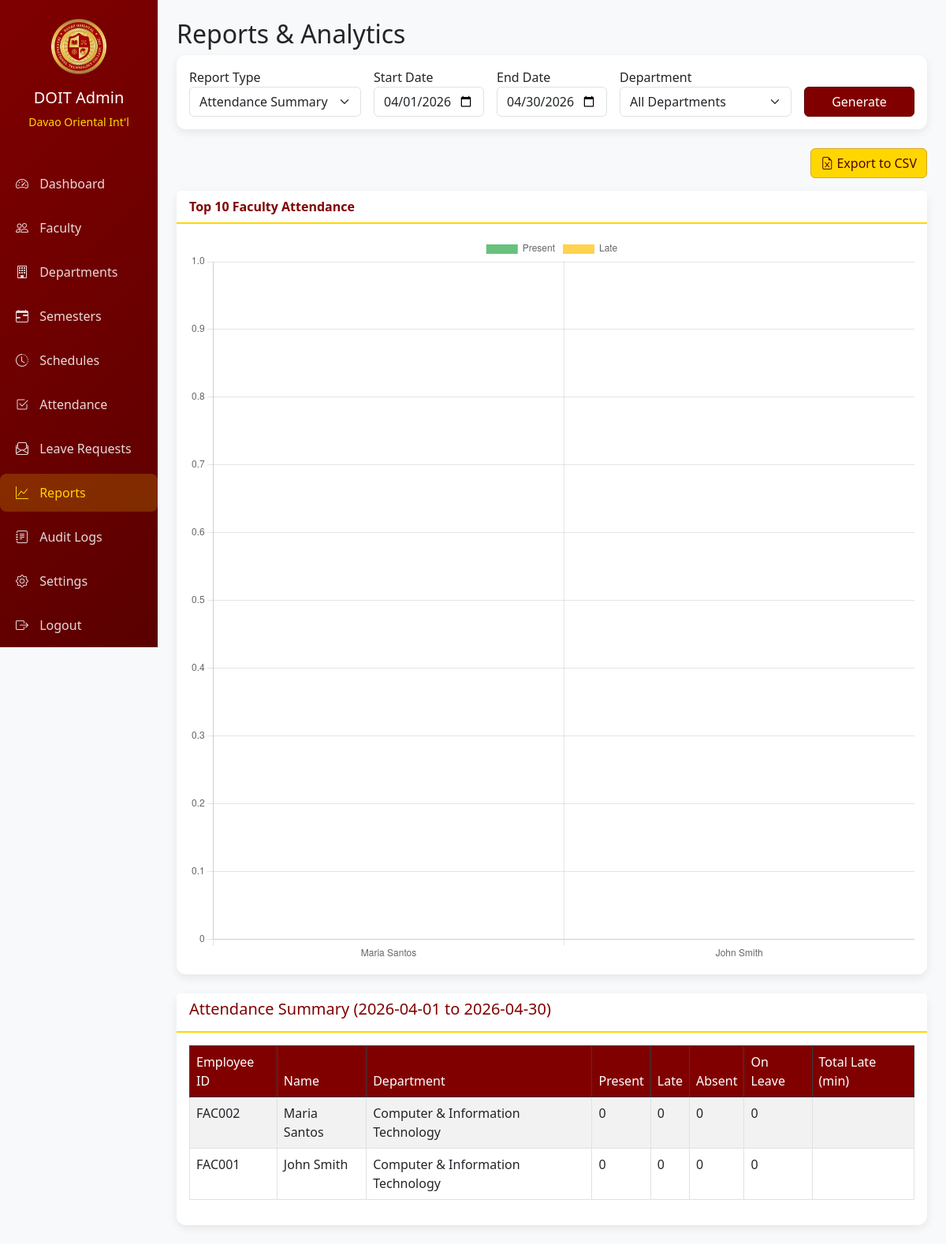
Screenshot of /admin/reports.php (signed in) with the database file from the repository.
### tables this page shows
CREATE TABLE `settings` (
  `id` int(11) NOT NULL,
  `setting_key` varchar(100) NOT NULL,
  `setting_value` text DEFAULT NULL,
  `updated_at` timestamp NOT NULL DEFAULT current_timestamp() ON UPDATE current_timestamp()
);

CREATE TABLE `users` (
  `id` int(11) NOT NULL,
  `employee_id` varchar(50) DEFAULT NULL,
  `first_name` varchar(100) NOT NULL,
  `last_name` varchar(100) NOT NULL,
  `email` varchar(100) NOT NULL,
  `password_hash` varchar(255) NOT NULL,
  `role` enum('admin','faculty') DEFAULT 'faculty',
  `department_id` int(11) DEFAULT NULL,
  `position` varchar(100) DEFAULT NULL,
  `hire_date` date DEFAULT NULL,
  `contact_number` varchar(20) DEFAULT NULL,
  `profile_photo` varchar(255) DEFAULT NULL,
  `status` enum('active','inactive') DEFAULT 'active',
  `leave_balance` decimal(5,2) DEFAULT 15.00,
  `last_login` timestamp NULL DEFAULT NULL,
  `created_at` timestamp NOT NULL DEFAULT current_timestamp()
);

CREATE TABLE `departments` (
  `id` int(11) NOT NULL,
  `code` varchar(20) NOT NULL,
  `name` varchar(100) NOT NULL,
  `created_at` timestamp NOT NULL DEFAULT current_timestamp()
);

### includes/functions.php (called while the page is built, shortened)
<?php
function getSetting($pdo, $key) {
    $stmt = $pdo->prepare("SELECT setting_value FROM settings WHERE setting_key = ?");
    $stmt->execute([$key]);
    return $stmt->fetchColumn();
}
?>

### admin/reports.php (the view, shortened to what this page needs)
<?php
require_once '../config/database.php';
require_once '../includes/functions.php';
$report_type = $_GET['type'] ?? 'attendance_summary';
$start_date = $_GET['start_date'] ?? date('Y-m-01');
$end_date = $_GET['end_date'] ?? date('Y-m-t');
$report_data = [];
$report_title = '';
if ($report_type === 'attendance_summary') {
    $report_title = "Attendance Summary ($start_date to $end_date)";
    $sql = "SELECT u.id, u.employee_id, u.first_name, u.last_name, d.name as department,
                   COUNT(CASE WHEN a.status = 'present' THEN 1 END) as present,
                   COUNT(CASE WHEN a.status = 'late' THEN 1 END) as late,
                   COUNT(CASE WHEN a.status = 'absent' THEN 1 END) as absent,
                   COUNT(CASE WHEN a.status = 'on_leave' THEN 1 END) as on_leave,
                   SUM(a.late_minutes) as total_late_mins
            FROM users u
            LEFT JOIN departments d ON u.department_id = d.id
            LEFT JOIN attendance a ON u.id = a.faculty_id AND a.date BETWEEN ? AND ?
            WHERE u.role = 'faculty'";
    $params = [$start_date, $end_date];
    $sql .= " GROUP BY u.id ORDER BY u.last_name";
    $stmt = $pdo->prepare($sql);
    $stmt->execute($params);
    $report_data = $stmt->fetchAll();
}
$chart_labels = [];
$chart_present = [];
$chart_late = [];
if ($report_type === 'attendance_summary' && !empty($report_data)) {
    foreach (array_slice($report_data, 0, 10) as $row) {
        $chart_labels[] = $row['first_name'] . ' ' . $row['last_name'];
        $chart_present[] = $row['present'];
        $chart_late[] = $row['late'];
    }
}
?>
<!DOCTYPE html>
<html lang="en">
<head>
    <link href="https://cdn.jsdelivr.net/npm/bootstrap@5.3.0/dist/css/bootstrap.min.css" rel="stylesheet">
    <link href="https://cdn.jsdelivr.net/npm/bootstrap-icons@1.10.0/font/bootstrap-icons.css" rel="stylesheet">
    <link rel="stylesheet" href="../assets/css/theme.css">
</head>
<body>
<div class="container-fluid">
    <div class="row">
        <div class="col-md-2 p-0"><?php include '../includes/admin-sidebar.php'; ?></div>
        <div class="col-md-10 p-4">
            <h2>Reports & Analytics</h2>
            <div class="card mb-4">
                <div class="card-body">
                    <form method="GET" class="row g-3">
                        <div class="col-md-3">
                            <label>Report Type</label>
                            <select name="type" class="form-select">
                                <option value="attendance_summary" <?= $report_type == 'attendance_summary' ? 'selected' : '' ?>>Attendance Summary</option>
                            </select>
                        </div>
                        <div class="col-md-2">
                            <label>Start Date</label>
                            <input type="date" name="start_date" class="form-control" value="<?= $start_date ?>">
                        </div>
                        <div class="col-md-2">
                            <label>End Date</label>
                            <input type="date" name="end_date" class="form-control" value="<?= $end_date ?>">
                        </div>
                        <div class="col-md-3">
                            <label>Department</label>
                            <select name="department" class="form-select">
                                <option value="">All Departments</option>
                            </select>
                        </div>
                        <div class="col-md-2 d-flex align-items-end">
                            <button type="submit" class="btn btn-primary w-100">Generate</button>
                        </div>
                    </form>
                </div>
            </div>
            <?php if (!empty($report_data)): ?>
            <div class="mb-3 text-end">
                <a href="?<?= $_SERVER['QUERY_STRING'] ?>&export=csv" class="btn btn-success"><i class="bi bi-file-earmark-excel"></i> Export to CSV</a>
            </div>
            <?php endif; ?>
            <?php if ($report_type == 'attendance_summary' && !empty($chart_labels)): ?>
            <div class="card mb-4">
                <div class="card-header">Top 10 Faculty Attendance</div>
                <div class="card-body">
                    <canvas id="attendanceChart" height="300"></canvas>
                </div>
            </div>
            <?php endif; ?>
            <div class="card">
                <div class="card-header">
                    <h5><?= $report_title ?></h5>
                </div>
                <div class="card-body">
                    <div class="table-responsive">
                        <table class="table table-bordered table-striped">
                            <thead class="table-dark">
                                <tr>
                                    <?php if ($report_type == 'attendance_summary'): ?>
                                        <th>Employee ID</th><th>Name</th><th>Department</th><th>Present</th><th>Late</th><th>Absent</th><th>On Leave</th><th>Total Late (min)</th>
                                    <?php elseif ($report_type == 'leave_usage'): ?>
                                        <th>Employee ID</th><th>Name</th><th>Department</th><th>Leave Type</th><th>Start Date</th><th>End Date</th><th>Days</th><th>Status</th><th>Requested On</th>
                                    <?php endif; ?>
                                </tr>
                            </thead>
                            <tbody>
                                <?php if (empty($report_data)): ?>
                                    <tr><td colspan="10" class="text-center">No data found for the selected criteria.</td></tr>
                                <?php else: ?>
                                    <?php foreach ($report_data as $row): ?>
                                        <tr>
                                            <?php if ($report_type == 'attendance_summary'): ?>
                                                <td><?= htmlspecialchars($row['employee_id']) ?></td>
                                                <td><?= htmlspecialchars($row['first_name'] . ' ' . $row['last_name']) ?></td>
                                                <td><?= htmlspecialchars($row['department'] ?? 'N/A') ?></td>
                                                <td><?= $row['present'] ?></td>
                                                <td><?= $row['late'] ?></td>
                                                <td><?= $row['absent'] ?></td>
                                                <td><?= $row['on_leave'] ?></td>
                                                <td><?= $row['total_late_mins'] ?></td>
                                            <?php endif; ?>
                                        </tr>
                                    <?php endforeach; ?>
                                <?php endif; ?>
                            </tbody>
                        </table>
                    </div>
                </div>
            </div>
        </div>
    </div>
</div>
<?php if ($report_type == 'attendance_summary' && !empty($chart_labels)): ?>
<script>
    const ctx = document.getElementById('attendanceChart').getContext('2d');
    new Chart(ctx, {
        type: 'bar',
        data: {
            labels: <?= json_encode($chart_labels) ?>,
            datasets: [
                { label: 'Present', data: <?= json_encode($chart_present) ?>, backgroundColor: 'rgba(40,167,69,0.7)' },
                { label: 'Late', data: <?= json_encode($chart_late) ?>, backgroundColor: 'rgba(255,193,7,0.7)' }
            ]
        },
        options: { responsive: true, maintainAspectRatio: true }
    });
</script>
<?php endif; ?>
</body>
</html>

### includes/admin-sidebar.php (shortened to what this page needs)
<?php
$logo_path = getSetting($pdo, 'logo_path');
?>
<div class="sidebar">
    <div class="text-center py-4">
        <?php if ($logo_path && file_exists(PROFILE_PHOTO_PATH . $logo_path)): ?>
            <img src="../assets/uploads/profile_photos/<?= htmlspecialchars($logo_path) ?>" alt="DOIT Logo" style="max-height: 70px; margin-bottom: 10px;">
        <?php else: ?>
            <i class="bi bi-calendar-check fs-1 text-white"></i>
        <?php endif; ?>
        <h5 class="text-white mt-2">DOIT Admin</h5>
        <p class="text-gold small">Davao Oriental Int'l</p>
    </div>
    <nav class="nav flex-column">
        <a class="nav-link <?= basename($_SERVER['PHP_SELF']) == 'dashboard.php' ? 'active' : '' ?>" href="dashboard.php">
            <i class="bi bi-speedometer2"></i> Dashboard
        </a>
        <a class="nav-link <?= basename($_SERVER['PHP_SELF']) == 'faculty.php' ? 'active' : '' ?>" href="faculty.php">
            <i class="bi bi-people"></i> Faculty
        </a>
        <a class="nav-link <?= basename($_SERVER['PHP_SELF']) == 'departments.php' ? 'active' : '' ?>" href="departments.php">
            <i class="bi bi-building"></i> Departments
        </a>
        <a class="nav-link <?= basename($_SERVER['PHP_SELF']) == 'semesters.php' ? 'active' : '' ?>" href="semesters.php">
            <i class="bi bi-calendar-range"></i> Semesters
        </a>
        <a class="nav-link <?= basename($_SERVER['PHP_SELF']) == 'schedules.php' ? 'active' : '' ?>" href="schedules.php">
            <i class="bi bi-clock-history"></i> Schedules
        </a>
        <a class="nav-link <?= basename($_SERVER['PHP_SELF']) == 'attendance.php' ? 'active' : '' ?>" href="attendance.php">
            <i class="bi bi-check2-square"></i> Attendance
        </a>
        <a class="nav-link <?= basename($_SERVER['PHP_SELF']) == 'leaves.php' ? 'active' : '' ?>" href="leaves.php">
            <i class="bi bi-envelope-paper"></i> Leave Requests
        </a>
        <a class="nav-link <?= basename($_SERVER['PHP_SELF']) == 'reports.php' ? 'active' : '' ?>" href="reports.php">
            <i class="bi bi-graph-up"></i> Reports
        </a>
        <a class="nav-link <?= basename($_SERVER['PHP_SELF']) == 'audit-logs.php' ? 'active' : '' ?>" href="audit-logs.php">
            <i class="bi bi-journal-text"></i> Audit Logs
        </a>
        <a class="nav-link <?= basename($_SERVER['PHP_SELF']) == 'settings.php' ? 'active' : '' ?>" href="settings.php">
            <i class="bi bi-gear"></i> Settings
        </a>
        <a class="nav-link" href="../logout.php">
            <i class="bi bi-box-arrow-right"></i> Logout
        </a>
    </nav>
</div>

### assets/css/theme.css (style rules this page uses)
:root { --maroon: #800000; --maroon-dark: #5a0000; --maroon-light: #9a1f1f; --gold: #FFD700; --gold-dark: #DAA520; --gold-light: #FFE44D; --white: #ffffff; --gray-bg: #f8f9fa; }
body { background-color: var(--gray-bg); font-family: 'Segoe UI', Roboto, 'Helvetica Neue', sans-serif; }
.sidebar { min-height: 100vh; background: linear-gradient(135deg, var(--maroon) 0%, var(--maroon-dark) 100%); }
.sidebar .nav-link { color: rgba(255, 255, 255, 0.85); padding: 12px 20px; margin: 4px 0; transition: all 0.3s; border-radius: 8px; }
.sidebar .nav-link:hover, .sidebar .nav-link.active { background: rgba(255, 215, 0, 0.2); color: var(--gold); }
.sidebar .nav-link i { margin-right: 10px; width: 24px; }
.text-gold { color: var(--gold); }
.btn-primary { background-color: var(--maroon); border-color: var(--maroon-dark); }
.btn-success { background-color: var(--gold); border-color: var(--gold-dark); color: var(--maroon-dark); }
.card { border: none; border-radius: 12px; box-shadow: 0 4px 12px rgba(0, 0, 0, 0.08); transition: transform 0.2s, box-shadow 0.2s; }
.card-header { background-color: var(--white); border-bottom: 2px solid var(--gold); font-weight: 600; color: var(--maroon); border-radius: 12px 12px 0 0; }
.table thead th { background-color: var(--maroon); color: var(--white); border-bottom: none; font-weight: 500; }

### rows the page displays
settings: setting_value (picture)
users: employee "FAC002", first_name+last_name "Maria Santos", department.name "Computer & Information Technology", present "0", late "0", absent "0", on_leave "0"
users: employee "FAC001", first_name+last_name "John Smith", department.name "Computer & Information Technology", present "0", late "0", absent "0", on_leave "0"

### other values shown
$report_title "Attendance Summary (2026-04-01 to 2026-04-30)"
chart data {{ json_encode($chart_present) }} [0,0]
chart data {{ json_encode($chart_late) }} [0,0]
